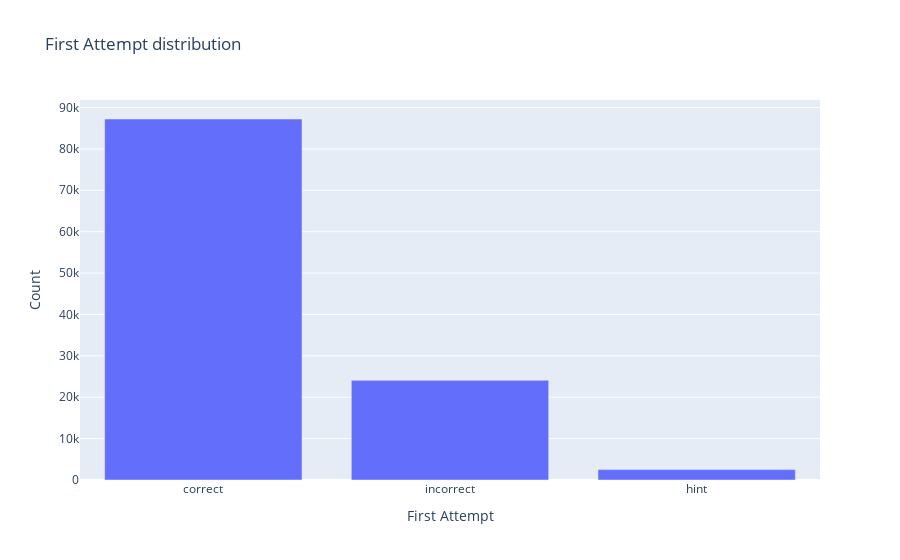
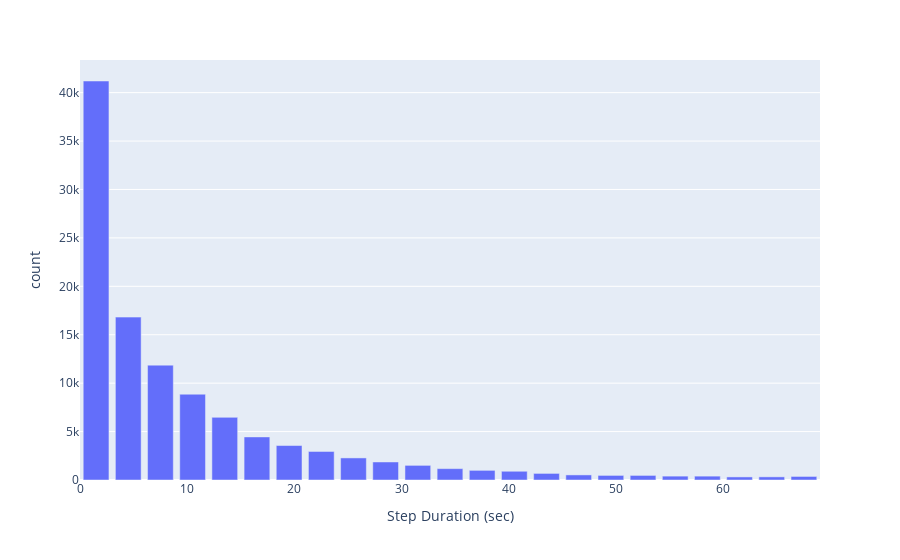
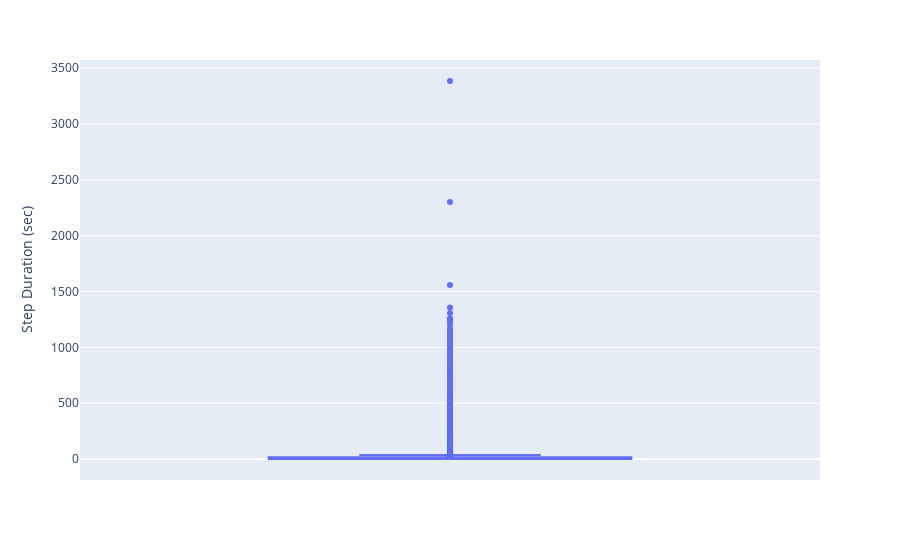

Notebook code cell kept with these figures, in order:
### Code cell
# 单个属性分布图-Bar
show_value_counts_bar('First Attempt') # 第一次尝试的结果分布
show_value_counts_histogram('Step Duration (sec)') # 每一步的做题时间的分布图
show_value_counts_box('Step Duration (sec)') # 每一步的做题时间的分布图

### Figure 1 — Plotly figure (JSON) as saved in the notebook; plotly's stock layout.template omitted (floating-point values rounded to 4 significant figures)
{"data": [{"alignmentgroup": "True", "hovertemplate": "First Attempt=%{x}<br>Count=%{y}<extra></extra>", "legendgroup": "", "marker": {"color": "#636efa"}, "name": "", "offsetgroup": "", "orientation": "v", "showlegend": false, "textposition": "auto", "type": "bar", "x": ["correct", "incorrect", "hint"], "xaxis": "x", "y": [87223, 24081, 2513], "yaxis": "y"}], "layout": {"barmode": "relative", "legend": {"tracegroupgap": 0}, "title": {"text": "First Attempt distribution"}, "xaxis": {"anchor": "y", "domain": [0, 1], "title": {"text": "First Attempt"}}, "yaxis": {"anchor": "x", "domain": [0, 1], "title": {"text": "Count"}}}}

### Figure 2 — Plotly figure (JSON) as saved in the notebook; plotly's stock layout.template omitted (floating-point values rounded to 4 significant figures)
{"data": [{"alignmentgroup": "True", "hovertemplate": "Step Duration (sec)=%{x}<br>count=%{y}<extra></extra>", "legendgroup": "", "marker": {"color": "#636efa"}, "name": "", "offsetgroup": "", "orientation": "v", "showlegend": false, "textposition": "auto", "type": "bar", "x": [1.5, 4.5, 7.5, 10.5, 13.5, 16.5, 19.5, 22.5, 25.5, 28.5, 31.5, 34.5, 37.5, 40.5, 43.5, 46.5, 49.5, 52.5, 55.5, 58.5, 61.5, 64.5, 67.5], "xaxis": "x", "y": [41201, 16819, 11862, 8859, 6467, 4450, 3560, 2946, 2279, 1862, 1511, 1173, 996, 902, 680, 525, 474, 473, 400, 399, 317, 324, 367], "yaxis": "y"}], "layout": {"barmode": "relative", "legend": {"tracegroupgap": 0}, "margin": {"t": 60}, "xaxis": {"anchor": "y", "domain": [0, 1], "title": {"text": "Step Duration (sec)"}}, "yaxis": {"anchor": "x", "domain": [0, 1], "title": {"text": "count"}}}}

### Figure 3 — Plotly figure (JSON) as saved in the notebook; plotly's stock layout.template omitted (floating-point values rounded to 4 significant figures; data arrays with more than 128 entries replaced by an {"elided": "..."} marker saying what was removed)
{"data": [{"alignmentgroup": "True", "hovertemplate": "Step Duration (sec)=%{y}<extra></extra>", "legendgroup": "", "marker": {"color": "#636efa"}, "name": "", "notched": false, "offsetgroup": "", "orientation": "v", "showlegend": false, "type": "box", "x0": " ", "xaxis": "x", "y": {"elided": "113817 float values"}, "y0": " ", "yaxis": "y"}], "layout": {"boxmode": "group", "legend": {"tracegroupgap": 0}, "margin": {"t": 60}, "xaxis": {"anchor": "y", "domain": [0, 1]}, "yaxis": {"anchor": "x", "domain": [0, 1], "title": {"text": "Step Duration (sec)"}}}}
